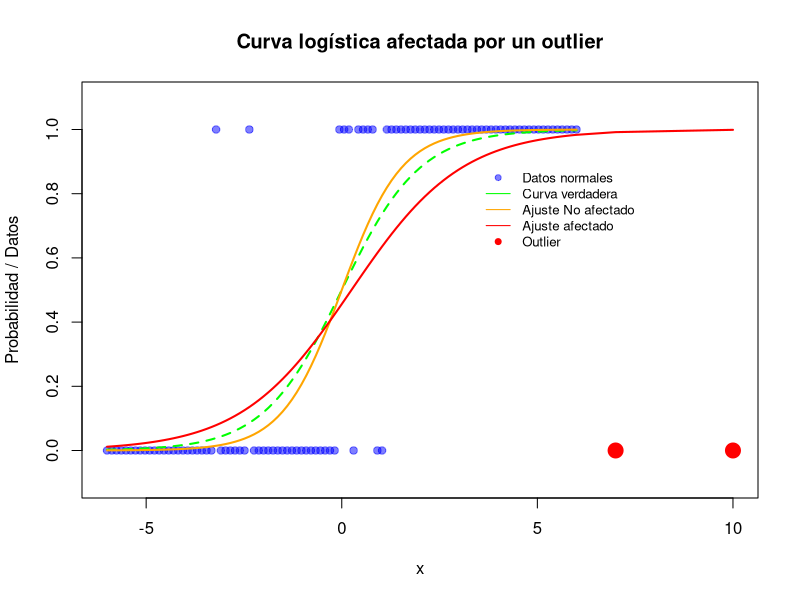

This chart was generated by the following R code:
set.seed(123)
# Datos base
n <- 100
x <- seq(-6, 6, length.out = n)
p <- 1 / (1 + exp(-1 * (x - 0)))
Y <- rbinom(n, size = 1, prob = p)

# Agregar outliers
x_out <- 7; Y_out <- 0
x_out1 <- 10; Y_out1 <- 0

x2 <- c(x, x_out, x_out1)
Y2 <- c(Y, Y_out, Y_out1)
# Ajustar modelo logístico
modelo_out <- glm(Y ~ x, family = binomial(link = "logit"))
# Ajustar modelo logístico con outliers
modelo_out1 <- glm(Y2 ~ x2, family = binomial(link = "logit"))

# Predicciones
pred_out <- predict(modelo_out, newdata = data.frame(x = sort(x)), type = "response")
pred_out1 <- predict(modelo_out1, newdata = data.frame(x2 = sort(x2)), type = "response")

# Graficar
plot(x2, Y2, pch = 19, col = rgb(0, 0, 1, 0.5),
     xlab = "x", ylab = "Probabilidad / Datos",
     main = "Curva logística afectada por un outlier",
     ylim = c(-0.1, 1.1))

# Curva verdadera (verde)
lines(x, p, col = "green", lwd = 2, lty = 2)
# Curva ajustada  (orange)
lines(sort(x), pred_out, col = "orange", lwd = 2)
# Curva ajustada con el outlier (roja)
lines(sort(x2), pred_out1, col = "red", lwd = 2)

# Señalar los outliers
points(x_out, Y_out, pch = 19, col = "red", cex = 2)
points(x_out1, Y_out1, pch = 19, col = "red", cex = 2)

# Leyenda fuera del gráfico

xrange <- range(x2)
yrange <- range(Y)

legend(x = xrange[2] - diff(xrange)*0.4,   # 40% antes del borde derecho
       y = yrange[2] - diff(yrange)*0.1,   # 10% bajo el borde superior
       legend = c("Datos normales", "Curva verdadera", "Ajuste No afectado","Ajuste afectado", "Outlier"),
       col = c(rgb(0, 0, 1, 0.5), "green", "orange","red", "red"),
       pch = c(19, NA, NA, NA, 19),
       lty = c(NA, 1, 1, 1, NA),
       lwd = c(NA, 1, 1, 1, NA),
       cex = 0.8,
       bty = "n")



